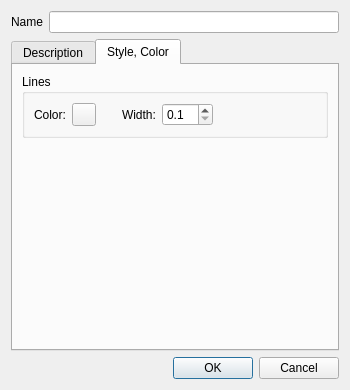
<?xml version="1.0" encoding="UTF-8"?>
<ui version="4.0">
 <class>UiEditPolylineDialog</class>
 <widget class="QDialog" name="UiEditPolylineDialog">
  <property name="geometry">
   <rect>
    <x>0</x>
    <y>0</y>
    <width>350</width>
    <height>390</height>
   </rect>
  </property>
  <property name="windowTitle">
   <string>Dialog</string>
  </property>
  <property name="sizeGripEnabled">
   <bool>false</bool>
  </property>
  <layout class="QVBoxLayout" name="verticalLayout_4">
   <item>
    <layout class="QHBoxLayout" name="horizontalLayout">
     <item>
      <widget class="QLabel" name="label">
       <property name="text">
        <string>Name</string>
       </property>
      </widget>
     </item>
     <item>
      <widget class="QLineEdit" name="m_name">
       <property name="text">
        <string/>
       </property>
      </widget>
     </item>
    </layout>
   </item>
   <item>
    <widget class="QTabWidget" name="tabWidget">
     <property name="currentIndex">
      <number>1</number>
     </property>
     <widget class="QWidget" name="m_descriptionTab">
      <attribute name="title">
       <string>Description</string>
      </attribute>
      <layout class="QVBoxLayout" name="verticalLayout_2">
       <item>
        <widget class="QTextEdit" name="m_description"/>
       </item>
      </layout>
     </widget>
     <widget class="QWidget" name="m_styleTab">
      <attribute name="title">
       <string>Style, Color</string>
      </attribute>
      <layout class="QVBoxLayout" name="verticalLayout">
       <item>
        <widget class="QGroupBox" name="groupBox">
         <property name="title">
          <string>Lines</string>
         </property>
         <layout class="QHBoxLayout" name="horizontalLayout_2">
          <item>
           <widget class="QLabel" name="label_3">
            <property name="text">
             <string>Color:</string>
            </property>
           </widget>
          </item>
          <item>
           <widget class="QPushButton" name="m_linesColorButton">
            <property name="enabled">
             <bool>true</bool>
            </property>
            <property name="sizePolicy">
             <sizepolicy hsizetype="Fixed" vsizetype="Fixed">
              <horstretch>0</horstretch>
              <verstretch>0</verstretch>
             </sizepolicy>
            </property>
            <property name="maximumSize">
             <size>
              <width>24</width>
              <height>24</height>
             </size>
            </property>
            <property name="text">
             <string/>
            </property>
            <property name="iconSize">
             <size>
              <width>12</width>
              <height>12</height>
             </size>
            </property>
           </widget>
          </item>
          <item>
           <spacer name="horizontalSpacer_2">
            <property name="orientation">
             <enum>Qt::Horizontal</enum>
            </property>
            <property name="sizeType">
             <enum>QSizePolicy::Fixed</enum>
            </property>
            <property name="sizeHint" stdset="0">
             <size>
              <width>20</width>
              <height>20</height>
             </size>
            </property>
           </spacer>
          </item>
          <item>
           <widget class="QLabel" name="label_4">
            <property name="text">
             <string>Width:</string>
            </property>
           </widget>
          </item>
          <item>
           <widget class="QDoubleSpinBox" name="m_linesWidth">
            <property name="decimals">
             <number>1</number>
            </property>
            <property name="minimum">
             <double>0.100000000000000</double>
            </property>
            <property name="maximum">
             <double>10.000000000000000</double>
            </property>
            <property name="singleStep">
             <double>0.100000000000000</double>
            </property>
           </widget>
          </item>
          <item>
           <spacer name="horizontalSpacer_3">
            <property name="orientation">
             <enum>Qt::Horizontal</enum>
            </property>
            <property name="sizeHint" stdset="0">
             <size>
              <width>71</width>
              <height>20</height>
             </size>
            </property>
           </spacer>
          </item>
         </layout>
        </widget>
       </item>
       <item>
        <spacer name="verticalSpacer_2">
         <property name="orientation">
          <enum>Qt::Vertical</enum>
         </property>
         <property name="sizeHint" stdset="0">
          <size>
           <width>248</width>
           <height>190</height>
          </size>
         </property>
        </spacer>
       </item>
      </layout>
     </widget>
    </widget>
   </item>
   <item>
    <widget class="QDialogButtonBox" name="buttonBox">
     <property name="orientation">
      <enum>Qt::Horizontal</enum>
     </property>
     <property name="standardButtons">
      <set>QDialogButtonBox::Cancel|QDialogButtonBox::Ok</set>
     </property>
    </widget>
   </item>
  </layout>
 </widget>
 <resources/>
 <connections>
  <connection>
   <sender>buttonBox</sender>
   <signal>accepted()</signal>
   <receiver>UiEditPolylineDialog</receiver>
   <slot>accept()</slot>
   <hints>
    <hint type="sourcelabel">
     <x>248</x>
     <y>254</y>
    </hint>
    <hint type="destinationlabel">
     <x>157</x>
     <y>274</y>
    </hint>
   </hints>
  </connection>
  <connection>
   <sender>buttonBox</sender>
   <signal>rejected()</signal>
   <receiver>UiEditPolylineDialog</receiver>
   <slot>reject()</slot>
   <hints>
    <hint type="sourcelabel">
     <x>316</x>
     <y>260</y>
    </hint>
    <hint type="destinationlabel">
     <x>286</x>
     <y>274</y>
    </hint>
   </hints>
  </connection>
 </connections>
</ui>
